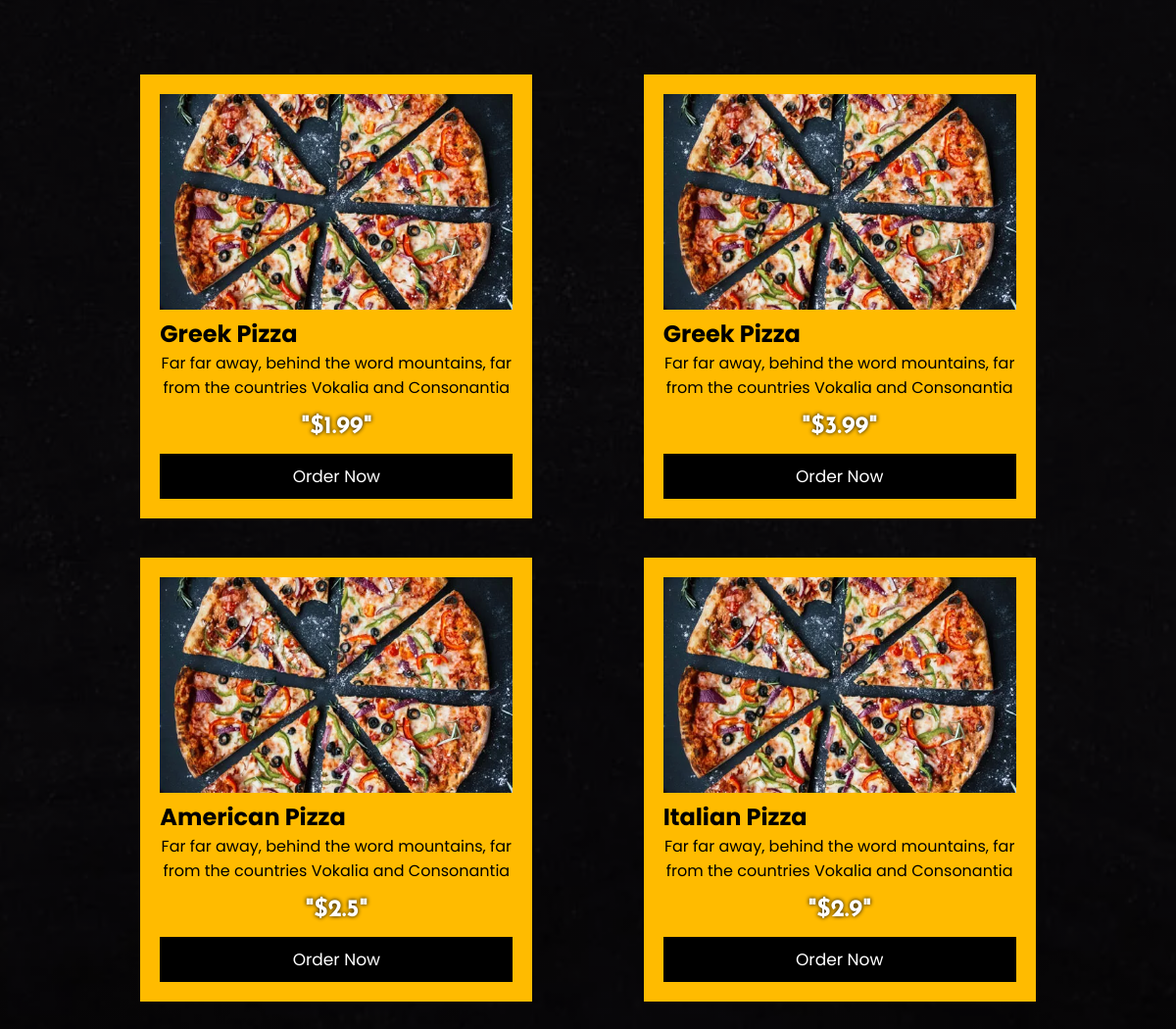
The app's page / (lower part), older data.
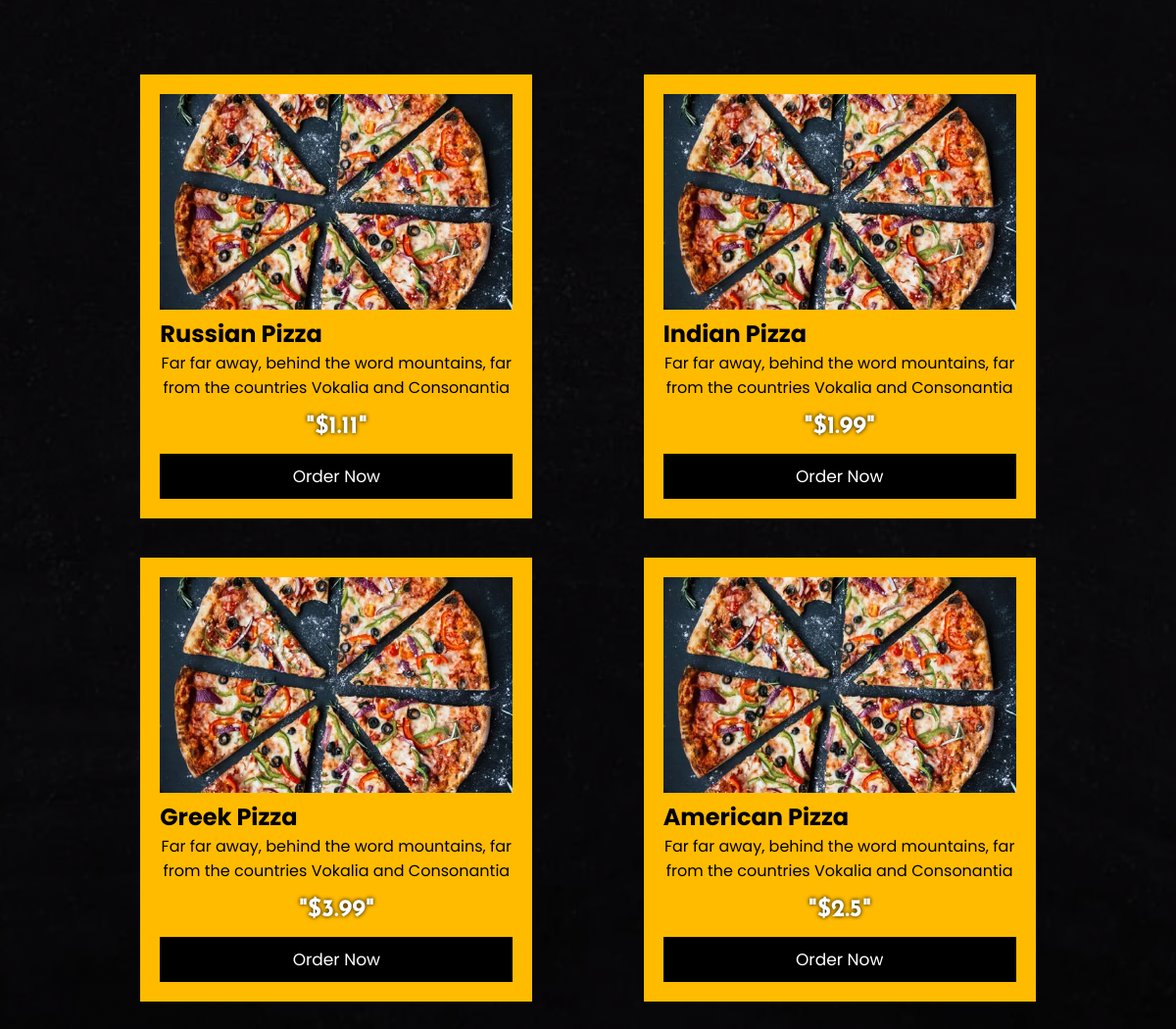
The same page, newer data.
### Home/models.py (models this page shows, shortened)
class Pizza(models.Model):
    sno = models.AutoField(primary_key=True)
    Pizza_name = models.CharField(max_length=200)
    Pizza_desc = models.CharField(max_length=400)
    Pizza_price = models.FloatField()
    image_url = models.TextField(default="")

### Home/views.py (the view)
# urls.py: path('', views.home, name="home"),
def home(request):
    pizza = Pizza.objects.all()
    last = pizza[len(pizza)-1]
    second_last = pizza[len(pizza)-2]
    third_last = pizza[len(pizza)-3]
    forth_last = pizza[len(pizza)-4]
    current_username = request.user.username
    user = User.objects.filter(username=current_username).first()
    order = Orders.objects.filter(User=user)
    total_pizzas = len(order)
    context = {
        'pizza': pizza,
        'last': last,
        'second_last': second_last,
        'third_last':third_last,
        'forth_last':forth_last,
        'total_pizzas':total_pizzas,
    }
    return render(request, "Home/index.html", context)

### templates/Home/index.html (shortened to what this page needs)
{% extends 'base.html' %}
{% load static %}
{% block body %}
<section id="section__four">
    <div class="pizza__container__box">
        <form action="#" method="POST" class="card">
            <div class="image"><img src="{% static 'images/pizza1.webp' %}" alt=""></div>
            <div class="pizza__content">
                <h2>{{last.Pizza_name}}</h2>
                <p>{{last.Pizza_desc}}</p>
                <div class="price__order__btn__box">
                    <h4>"${{last.Pizza_price}}"</h4>
                    <button type="submit">Order Now</button>
                </div>
            </div>
        </form>
        <form action="#" method="POST" class="card">
            <div class="image"><img src="{% static 'images/pizza1.webp' %}" alt=""></div>
            <div class="pizza__content">
                <h2>{{second_last.Pizza_name}}</h2>
                <p>{{second_last.Pizza_desc}}</p>
                <div class="price__order__btn__box">
                    <h4>"${{second_last.Pizza_price}}"</h4>
                    <button type="submit">Order Now</button>
                </div>
            </div>
        </form>
        <form action="#" method="POST" class="card">
            <div class="image"><img src="{% static 'images/pizza1.webp' %}" alt=""></div>
            <div class="pizza__content">
                <h2>{{third_last.Pizza_name}}</h2>
                <p>{{third_last.Pizza_desc}}</p>
                <div class="price__order__btn__box">
                    <h4>"${{third_last.Pizza_price}}"</h4>
                    <button type="submit">Order Now</button>
                </div>
            </div>
        </form>
        <form action="#" method="POST" class="card">
            <div class="image"><img src="{% static 'images/pizza1.webp' %}" alt=""></div>
            <div class="pizza__content">
                <h2>{{forth_last.Pizza_name}}</h2>
                <p>{{forth_last.Pizza_desc}}</p>
                <div class="price__order__btn__box">
                    <h4>"${{forth_last.Pizza_price}}"</h4>
                    <button type="submit">Order Now</button>
                </div>
            </div>
        </form>
    </div>
</section>
{% endblock body %}

Row changes from the older to the newer data that the page shows:
no longer on this page (row unchanged): Pizza: Pizza_name "Italian Pizza", Pizza_desc "Far far away, behind the word mountains, far from the countries Vokalia and Consonantia", Pizza_price "2.9"
added Pizza: Pizza_name "Russian Pizza", Pizza_desc "Far far away, behind the word mountains, far from the countries Vokalia and Consonantia", Pizza_price "1.11"
Text that changed along with them:
{{ second_last.Pizza_name }}: "Greek Pizza" → "Indian Pizza"
{{ second_last.Pizza_price }}: "3.99" → "1.99"
{{ third_last.Pizza_name }}: "American Pizza" → "Greek Pizza"
{{ third_last.Pizza_price }}: "2.5" → "3.99"
{{ forth_last.Pizza_name }}: "Italian Pizza" → "American Pizza"
{{ forth_last.Pizza_price }}: "2.9" → "2.5"
{{ last.Pizza_name }}: "Greek Pizza" → "Russian Pizza"
{{ last.Pizza_price }}: "1.99" → "1.11"
